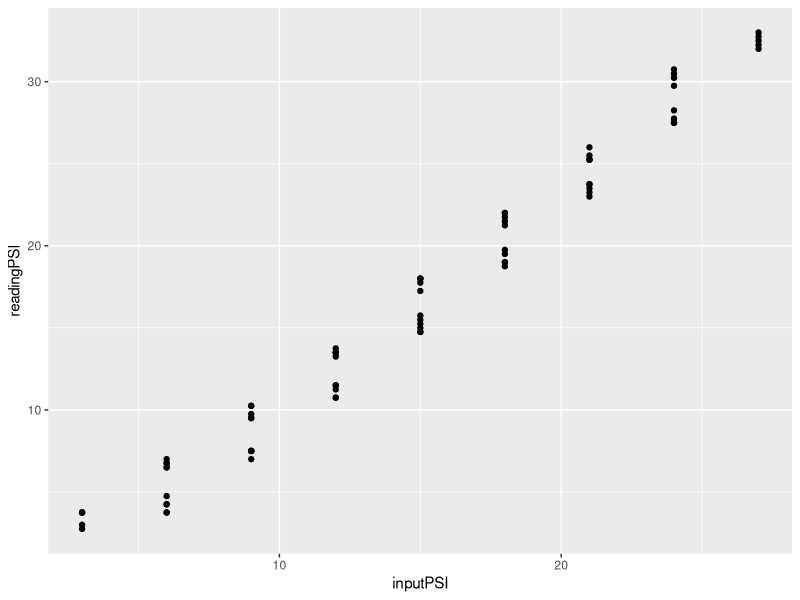
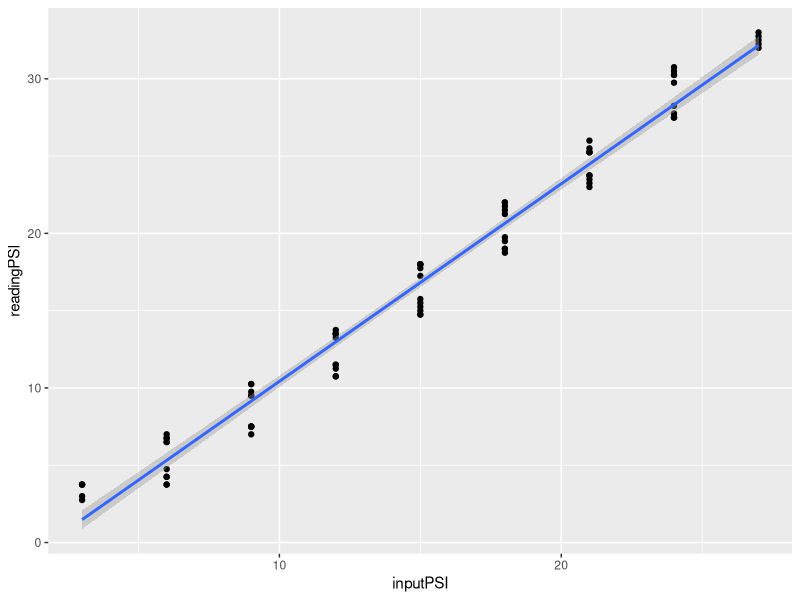
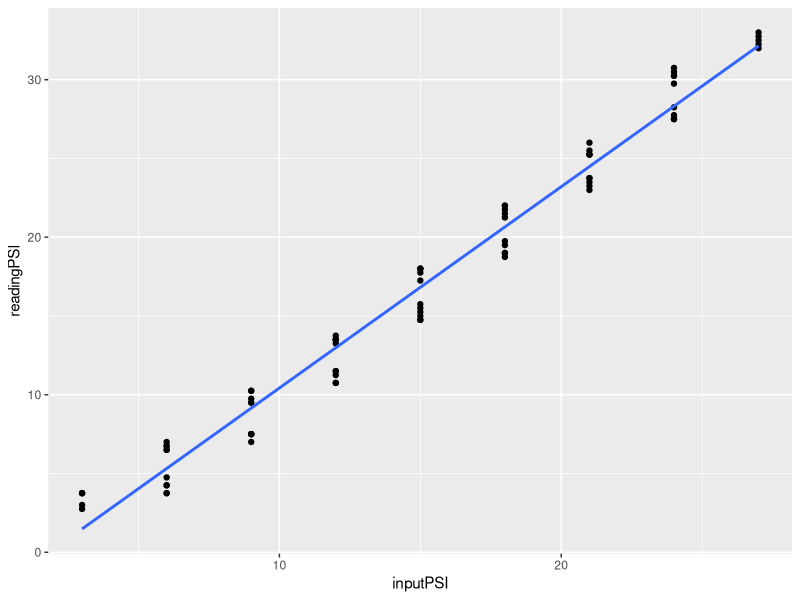

Here is the R script that generated these plots, in order:
## ---- chunk 1
library(knitr)
opts_knit$set(root.dir = "../")
opts_chunk$set(echo=TRUE, message=FALSE, collapse=TRUE, warning=FALSE)
## ---- chunk 2
rm(list = (ls()))
library(tidyverse)
library(readxl)
## ---- chunk 3
# read a CSV file
press_calibr <- read_csv("data/press-calibr-long.csv")
## ---- chunk 4
# plot the calibration data in a scatterplot
f1 <- ggplot(data = press_calibr,
		aes(x = inputPSI, y = readingPSI)) +
	geom_point()
print(f1)
## ---- chunk 5
# add a linear regression
f2 <- f1 + geom_smooth(method = lm)
print(f2)
## ---- chunk 6
# omit the confidence interval
f3 <- f1 +
	geom_smooth(method = lm, se = FALSE)
print(f3)
